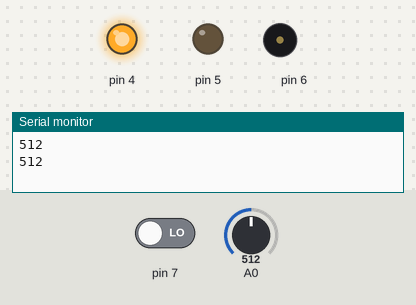
Recording of a sketch running on a simulated Arduino Uno, built with avr-gcc and run on an emulated ATmega328P. On the bench: output pins drawn as LEDs (lit = HIGH), buzzer (waves = sounding), the last lines printed to the serial monitor. The inputs (shaded band) are chosen by the test bench; at power-on: A0 = 512, pin 7 LOW.

Above: at 1.2 s.
1.3 s: A0 set to 214
5.4 s: A0 set to 183
At 6.9 s:
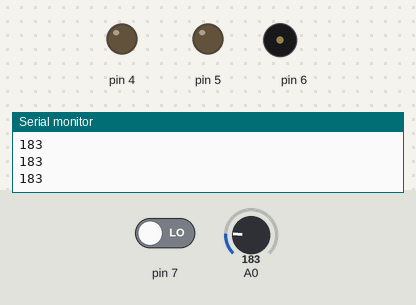
7.6 s: A0 set to 210
At 8.2 s:
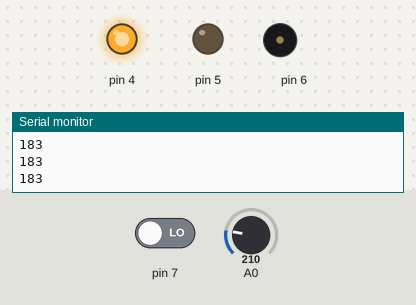
11.7 s: pin 7 driven HIGH
At 13.3 s:
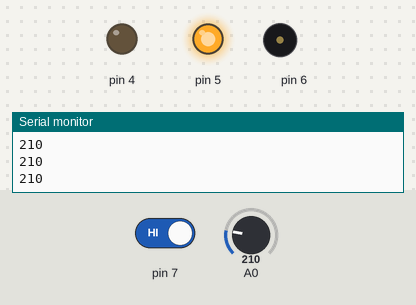
14.2 s: pin 7 driven LOW
At 15.0 s:
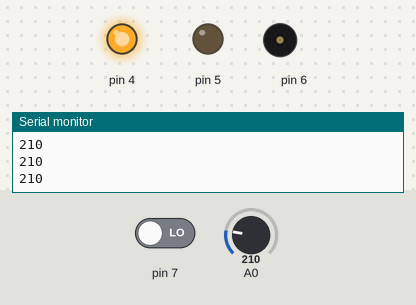
Timing chart, 0 to 19.3 s (numbered marks = the images above; inputs shaded):
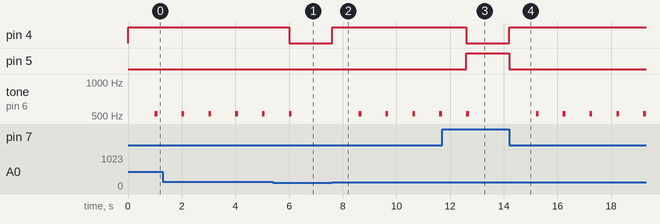

The sketch:

kemer_uyar_sistemi1.ino
```cpp
// C++ code
//
int kemer = 0;

int kuvvet = 0;

void setup()
{
  pinMode(A0, INPUT);
  Serial.begin(9600);
  pinMode(7, INPUT);
  pinMode(4, OUTPUT);
  pinMode(5, OUTPUT);
  pinMode(6, OUTPUT);
}

void loop()
{
  Serial.println(analogRead(A0));
  kemer = digitalRead(7);
  kuvvet = analogRead(A0);
  if (kuvvet > 200) {
    if (kemer == 1) {
      digitalWrite(4, LOW);
      digitalWrite(5, HIGH);
    } else {
      digitalWrite(4, HIGH);
      digitalWrite(5, LOW);
      delay(1000); // Wait for 1000 millisecond(s)
      tone(6, 523, 100); // play tone 60 (C5 = 523 Hz)
    }
  } else {
    digitalWrite(4, LOW);
    digitalWrite(5, LOW);
  }
}
```

Measured:
- the behaviour switches between 201 and 200 on A0 (found by bisection; images 0 and 1)
- after the input at 5.4 s, pin 4: HIGH → LOW after 0.60 s; tone on pin 6: goes on until 6.1 s, then stays silent
- after the input at 7.6 s, pin 4: LOW → HIGH at once; tone on pin 6: alternates 523 Hz for 0.10 s and silent for 0.90 s, starting after 1.0 s
- after the input at 11.7 s, pin 4: HIGH → LOW after 0.91 s; pin 5: LOW → HIGH after 0.91 s; tone on pin 6: goes on until 12.7 s, then stays silent
- after the input at 14.2 s, pin 4: LOW → HIGH at once; pin 5: HIGH → LOW at once; tone on pin 6: alternates 523 Hz for 0.10 s and silent for 0.90 s, starting after 1.0 s
- by itself, tone on pin 6: alternates 523 Hz for 0.10 s and silent for 0.90 s
